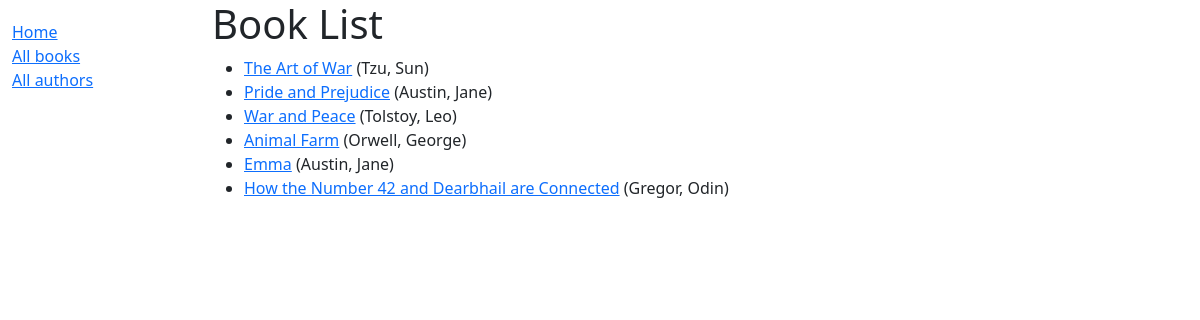
/catalog/books/, run on the app's committed database.
### catalog/models.py (models this page shows, shortened)
class Book(models.Model):
    title = models.CharField(max_length=200)
    author = models.ForeignKey('Author', on_delete=models.RESTRICT, null=True)
    summary = models.TextField(
        max_length=1000, help_text="Enter a brief description of the book")
    isbn = models.CharField('ISBN', max_length=13,
                            unique=True,
                            help_text='13 Character <a href="https://www.isbn-international.org/content/what-isbn'
                                      '">ISBN number</a>')
    genre = models.ManyToManyField(
        Genre, help_text="Select a genre for this book")
    language = models.ForeignKey(
        'Language', on_delete=models.SET_NULL, null=True)
    def get_absolute_url(self):
        return reverse('book-detail', args=[str(self.id)])
    def display_genre(self):
        """Create a string for the Genre. This is required to display genre in Admin."""
        return ', '.join(genre.name for genre in self.genre.all()[:3])
    display_genre.short_description = 'Genre'

class Author(models.Model):
    first_name = models.CharField(max_length=100)
    last_name = models.CharField(max_length=100)
    date_of_birth = models.DateField(null=True, blank=True)
    date_of_death = models.DateField('Died', null=True, blank=True)
    class Meta:
        ordering = ['last_name', 'first_name']
    def __str__(self):
        return f'{self.last_name}, {self.first_name}'

### catalog/views.py (the view)
# urls.py: path('books/', views.BookListView.as_view(), name='books'),
class BookListView(generic.ListView):
    model = Book
    paginate_by = 20 #prikazuje max 20 stavki po stranici

### catalog/templates/catalog/book_list.html
{% extends "base_generic.html" %}
{% block content %}
  <h1>Book List</h1>
  {% if book_list %}
    <ul>
      {% for book in book_list %}
      <li>
        <a href="{{ book.get_absolute_url }}">{{ book.title }}</a>
        ({{book.author}})
      </li>
      {% endfor %}
    </ul>
  {% else %}
    <p>There are no books in the library.</p>
  {% endif %}
{% endblock %}

### data on the page
Book: title "The Art of War", author "Tzu, Sun"
Book: title "Pride and Prejudice", author "Austin, Jane"
Book: title "War and Peace", author "Tolstoy, Leo"
Book: title "Animal Farm", author "Orwell, George"
Book: title "Emma", author "Austin, Jane"
Book: title "How the Number 42 and Dearbhail are Connected", author "Gregor, Odin"
